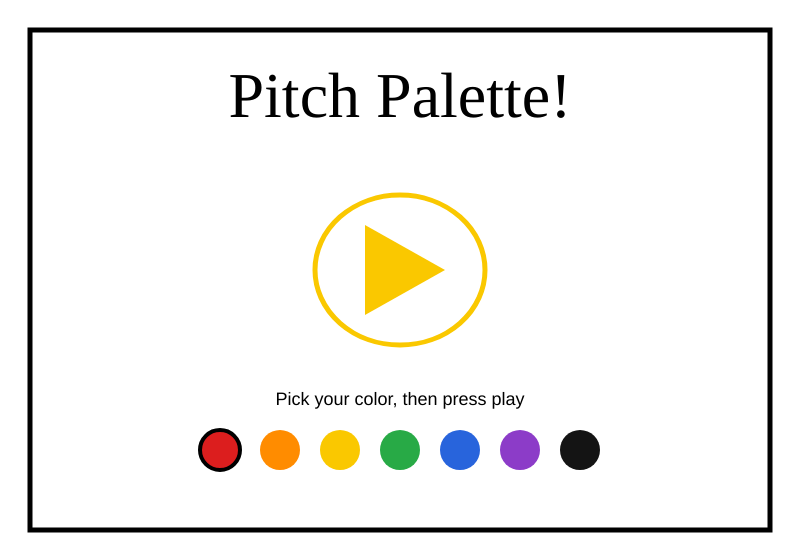
Frame 1 (no input)
Frame 60 (no input): identical to frame 1, image omitted
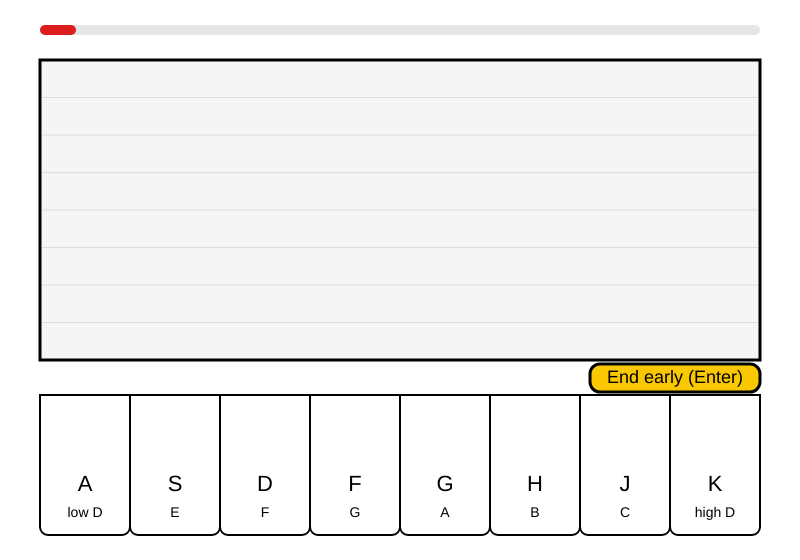
Frame 120 (the mouse pressed at the canvas centre since frame 60)

The p5.js sketch that drew these frames (run headless with seeded random() and noise() and a simulated clock; from frame 60 on, the mouse is pressed at the canvas centre):

// p5.js sketch
// ── sketch.js

const BOARD_X = 40;      // left edge of the drawing board
const BOARD_Y = 60;      // top edge of the drawing board
const BOARD_W = 720;     // board width
const BOARD_H = 300;     // board height
const BAND_H = BOARD_H / 8;   // a note covers 1/8th of the screen
const ROUND_MS = 20000;  // one round lasts 20 seconds
const SPEED = 120;       // canvas scrolling speed
const MARK_MS = 40;      // how much "time" each stroke covers

const NOTE_NAMES = ["low D", "E", "F", "G", "A", "B", "C", "high D"];
const KEY_CHARS  = ["A", "S", "D", "F", "G", "H", "J", "K"];

// Bigger number = higher sound
const NOTE_FREQS = [293.66, 329.63, 369.99, 392.00, 440.00, 493.88, 554.37, 587.33];

let screen = "title";    // home screen
let roundStart = 0;     
let allMarks = [];       // every dab of paint ever made (all rounds)
let pianoKeys = [];      // the 8 piano keys
let colors = [];         // the color choices
let chosenColor;         // the current paint color
let audioCtx = null;     // browser sound engine

//piano key
class PianoKey {
  constructor(index, x, y, w, h) {
    this.index = index;               // 0 = low D ... 7 = high D
    this.x = x;
    this.y = y;
    this.w = w;
    this.h = h;
    this.name = NOTE_NAMES[index];
    this.keyChar = KEY_CHARS[index];
    this.isDown = false;              // true while you hold the key

    // Sound is made only while a key is held
    this.freq = NOTE_FREQS[index];
    this.osc = null;                  // the tone makers for this key
    this.osc2 = null;
    this.gain = null;                 // the volume for this key
  }

  // "start sound when key goes down"
  press() {
    if (this.isDown) return;         
    this.isDown = true;
    this.startSound();
  }

  // end sound
  release() {
    if (!this.isDown) return;
    this.isDown = false;
    this.stopSound();
  }


  startSound() {
    if (!audioCtx) return;            // sound not unlocked yet
    let now = audioCtx.currentTime;

    // volume knob: pops up fast, then fades
    this.gain = audioCtx.createGain();
    this.gain.gain.setValueAtTime(0, now);
    this.gain.gain.linearRampToValueAtTime(0.35, now + 0.01);
    this.gain.gain.exponentialRampToValueAtTime(0.08, now + 0.7);
    this.gain.connect(audioCtx.destination);

    // main tone
    this.osc = audioCtx.createOscillator();
    this.osc.type = "triangle";
    this.osc.frequency.value = this.freq;
    this.osc.connect(this.gain);
    this.osc.start(now);

    // second tone, one octave higher and quieter
    let quiet = audioCtx.createGain();
    quiet.gain.value = 0.3;
    quiet.connect(this.gain);
    this.osc2 = audioCtx.createOscillator();
    this.osc2.type = "sine";
    this.osc2.frequency.value = this.freq * 2;
    this.osc2.connect(quiet);
    this.osc2.start(now);
  }

  // Fade the sound out
  stopSound() {
    if (!this.osc) return;
    let now = audioCtx.currentTime;
    this.gain.gain.cancelScheduledValues(now);
    this.gain.gain.setValueAtTime(this.gain.gain.value, now);
    this.gain.gain.linearRampToValueAtTime(0, now + 0.3);
    this.osc.stop(now + 0.35);
    this.osc2.stop(now + 0.35);
    this.osc = null;
    this.osc2 = null;
    this.gain = null;
  }

  show() {
    stroke(0);
    strokeWeight(2);
    if (this.isDown) {
      fill(chosenColor);              // key lights up in your color
    } else {
      fill(255);
    }
    rect(this.x, this.y, this.w, this.h, 0, 0, 8, 8);

    noStroke();
    fill(this.isDown ? 255 : 0);
    textAlign(CENTER, CENTER);
    textSize(22);
    text(this.keyChar, this.x + this.w / 2, this.y + this.h - 50);
    textSize(14);
    text(this.name, this.x + this.w / 2, this.y + this.h - 22);
  }
}


//the stroke itself
class Mark {
  constructor(time, noteIndex, col) {
    this.time = time;           // milliseconds since the round started
    this.noteIndex = noteIndex; // scale from 0-8
    this.col = col;
  }

  // x = where to draw it, w = how wide it is
  show(x, w) {
    // high notes go UP, so flip the index
    let y = BOARD_Y + (7 - this.noteIndex) * BAND_H;
    noStroke();
    fill(this.col);
    rect(x, y + 4, w, BAND_H - 8, 3);
  }
}


function setup() {
  createCanvas(800, 560);

  colors = [
    color(220, 30, 30),    // red
    color(255, 140, 0),    // orange
    color(250, 200, 0),    // yellow
    color(40, 170, 70),    // green
    color(40, 100, 220),   // blue
    color(140, 60, 200),   // purple
    color(20, 20, 20)      // black
  ];
  chosenColor = colors[0]; // start with red

  // build the 8 piano keys, side by side under the board
  let keyW = BOARD_W / 8;
  for (let i = 0; i < 8; i++) {
    pianoKeys.push(new PianoKey(i, BOARD_X + i * keyW, 395, keyW, 140));
  }
}

//draws the app
function draw() {
  background(255);

  if (screen === "title") {
    drawTitle();
  } else if (screen === "play") {
    drawPlay();
  } else if (screen === "review") {
    drawReview();
  }
}


//title
function drawTitle() {
  // outer frame
  noFill();
  stroke(0);
  strokeWeight(5);
  rect(30, 30, 740, 500);

  noStroke();
  fill(0);
  textFont("cursive");
  textAlign(CENTER, CENTER);
  textSize(64);
  text("Pitch Palette!", width / 2, 100);
  textFont("sans-serif");

  // yellow play button: circle + triangle
  noFill();
  stroke(250, 200, 0);
  strokeWeight(5);
  ellipse(width / 2, 270, 170, 150);
  noStroke();
  fill(250, 200, 0);
  triangle(365, 225, 365, 315, 445, 270);

  fill(0);
  textSize(18);
  text("Pick your color, then press play", width / 2, 400);
  drawSwatches(450);
}


//the game itself
function drawPlay() {
  let elapsed = millis() - roundStart;   // how long this round has been running

  // round over? see the art
  if (elapsed >= ROUND_MS) {
    endRound();
    return;
  }

  // allows for multiple keys
  for (let i = 0; i < pianoKeys.length; i++) {
    if (pianoKeys[i].isDown) {
      allMarks.push(new Mark(elapsed, i, chosenColor));
    }
  }

  drawBoardBackground(true);

  // Draw every mark. and move them all to the left as time goes on
  for (let i = 0; i < allMarks.length; i++) {
    let m = allMarks[i];
    let x = BOARD_X + BOARD_W - (elapsed - m.time) * SPEED / 1000;
    let w = MARK_MS * SPEED / 1000;
    if (x + w > BOARD_X && x < BOARD_X + BOARD_W) {
      m.show(x, w);
    }
  }

  // cover the overflow on the left and right
  noStroke();
  fill(255);
  rect(0, BOARD_Y - 5, BOARD_X - 2, BOARD_H + 10);
  rect(BOARD_X + BOARD_W + 2, BOARD_Y - 5, BOARD_X, BOARD_H + 10);

  drawBoardFrame();

  for (let i = 0; i < pianoKeys.length; i++) {
    if (pianoKeys[i].isDown) {
      let y = BOARD_Y + (7 - i) * BAND_H + BAND_H / 2;
      fill(chosenColor);
      stroke(0);
      strokeWeight(2);
      ellipse(BOARD_X + BOARD_W, y, 18, 18);
    }
  }

  // time up top
  noStroke();
  fill(230);
  rect(BOARD_X, 25, BOARD_W, 10, 5);
  fill(chosenColor);
  rect(BOARD_X, 25, BOARD_W * (elapsed / ROUND_MS), 10, 5);

  // 6) Piano
  for (let i = 0; i < pianoKeys.length; i++) {
    pianoKeys[i].show();
  }

  // 7) "End early" button
  drawButton("End early (Enter)", 590, 364, 170, 28);
}


//review screen
function drawReview() {
  drawBoardBackground(false);

  // the whole round squeezed onto the board so you can see everything
  for (let i = 0; i < allMarks.length; i++) {
    let m = allMarks[i];
    let x = BOARD_X + (m.time / ROUND_MS) * BOARD_W;
    let w = (MARK_MS / ROUND_MS) * BOARD_W;
    m.show(x, w);
  }
  drawBoardFrame();

  noStroke();
  fill(0);
  textAlign(CENTER, CENTER);
  textSize(24);
  text("Your painting! Pick a color and go again:", width / 2, 30);

  drawSwatches(400);

  // buttons
  drawButton("Go again", 180, 450, 180, 50);
  drawButton("Clear & start over", 440, 450, 180, 50);
}


// The light-gray board with faint lines between the 8 note bands.
// If showNames is true, also write each note's name on the left.
function drawBoardBackground(showNames) {
  noStroke();
  fill(245);
  rect(BOARD_X, BOARD_Y, BOARD_W, BOARD_H);

  // faint lines between bands, plus a glow on bands whose key is held
  for (let i = 0; i < 8; i++) {
    let y = BOARD_Y + (7 - i) * BAND_H;
    if (pianoKeys[i].isDown && screen === "play") {
      // Make a see-through version using the color's red/green/blue numbers.
      fill(red(chosenColor), green(chosenColor), blue(chosenColor), 50);
      noStroke();
      rect(BOARD_X, y, BOARD_W, BAND_H);   // feedback: band glows
    }
    stroke(220);
    strokeWeight(1);
    line(BOARD_X, y, BOARD_X + BOARD_W, y);
  }
}

function drawBoardFrame() {
  noFill();
  stroke(0);
  strokeWeight(3);
  rect(BOARD_X, BOARD_Y, BOARD_W, BOARD_H);
}

// row of color circles
function drawSwatches(y) {
  for (let i = 0; i < colors.length; i++) {
    let x = swatchX(i);
    // pick the circle that matches the chosen color
    if (colors[i] === chosenColor) {
      stroke(0);
      strokeWeight(4);
    } else {
      noStroke();
    }
    fill(colors[i]);
    ellipse(x, y, 40, 40);
  }
}

// Where the swatch i sits horizontally
function swatchX(i) {
  return width / 2 + (i - (colors.length - 1) / 2) * 60;
}

function drawButton(label, x, y, w, h) {
  stroke(0);
  strokeWeight(3);
  fill(250, 200, 0);
  rect(x, y, w, h, 10);
  noStroke();
  fill(0);
  textAlign(CENTER, CENTER);
  textSize(18);
  text(label, x + w / 2, y + h / 2);
}

function mouseInside(x, y, w, h) {
  return mouseX > x && mouseX < x + w && mouseY > y && mouseY < y + h;
}

function startRound() {
  roundStart = millis();
  for (let i = 0; i < pianoKeys.length; i++) {
    pianoKeys[i].release();
  }
  screen = "play";
}

function endRound() {
  for (let i = 0; i < pianoKeys.length; i++) {
    pianoKeys[i].release();   // stops any notes still ringing
  }
  screen = "review";
}


// runs once each time ANY key is pressed
function keyPressed() {
  if (screen !== "play") return;

  // Enter ends the painting early
  if (keyCode === ENTER) {
    endRound();
    return false;
  }

  let i = KEY_CHARS.indexOf(key.toUpperCase());
  if (i >= 0) {
    pianoKeys[i].press();
  }
  return false;   // stops the browser from doing its own thing with the key
}

// runs once each time a key is let go
function keyReleased() {
  if (screen !== "play") return;
  let i = KEY_CHARS.indexOf(key.toUpperCase());
  if (i >= 0) {
    pianoKeys[i].release();
  }
  return false;
}

function mousePressed() {
  // browsers block sound until the user clicks something, this unlocks it by making hitting play count as a click
  try {
    if (!audioCtx) {
      audioCtx = new (window.AudioContext || window.webkitAudioContext)();
    }
    if (audioCtx.state === "suspended") {
      audioCtx.resume();
    }
  } catch (e) {
    console.log("Sound unavailable:", e);
  }

  // clicking a color circle (title and review screens only)
  if (screen === "title" || screen === "review") {
    let y = (screen === "title") ? 450 : 400;
    for (let i = 0; i < colors.length; i++) {
      if (dist(mouseX, mouseY, swatchX(i), y) < 22) {
        chosenColor = colors[i];
      }
    }
  }

  if (screen === "title") {
    // click inside the play button
    if (dist(mouseX, mouseY, width / 2, 270) < 80) {
      startRound();
    }
  } else if (screen === "play") {
    // click the "End early" button
    if (mouseInside(590, 364, 170, 28)) {
      endRound();
    }
  } else if (screen === "review") {
    if (mouseInside(180, 450, 180, 50)) {
      startRound();                 // go again, keeping your old painting
    }
    if (mouseInside(440, 450, 180, 50)) {
      allMarks = [];                // wipe the painting
      startRound();
    }
  }
}
